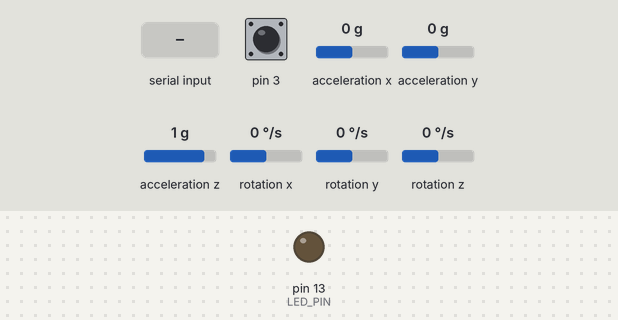
Bench run of a sketch on a simulated Arduino Leonardo, built with avr-gcc and run on an emulated ATmega32U4. Shown: output pins drawn as LEDs (lit = HIGH). Dashed ring = blinking. The inputs (shaded band) are chosen by the test bench; at power-on: acceleration x 0 g, acceleration y 0 g, acceleration z 1 g, rotation z 0 °/s, pin 3 HIGH, rotation x 0 °/s, rotation y 0 °/s. The sensor or clock chip raises its interrupt line as the real part does; what the sketch prints to the serial monitor is not drawn.

Above: at 0.8 s.
0.9 s: "1\n" received over Serial
At 1.58 s:
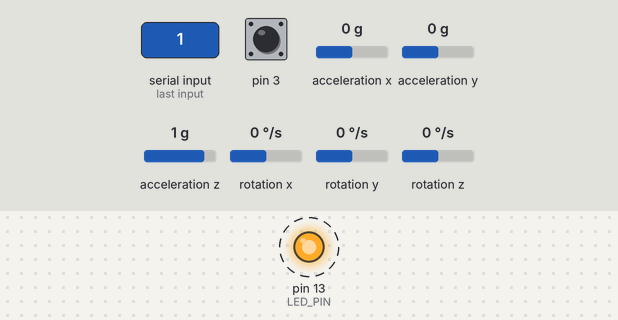
3.9 s: acceleration x set to -1.4 g
6.9 s: acceleration y set to -1.4 g
9.9 s: acceleration z set to -1.4 g
12.9 s: rotation z set to -192 °/s
15.9 s: pin 3 pulled LOW for 1 s
Timing chart, 0 to 19.9 s (numbered marks = the images above; inputs shaded):
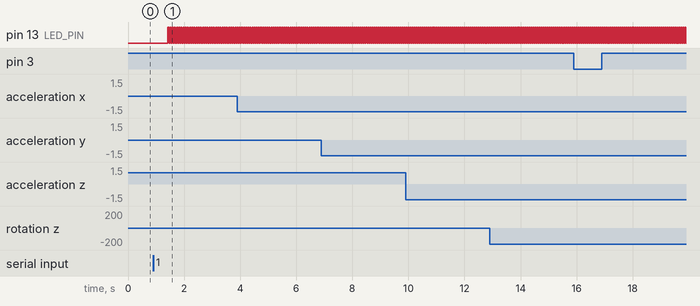

The sketch:

MPU6050_DMP6.ino
```cpp
// I2C device class (I2Cdev) demonstration Arduino sketch for MPU6050 class using DMP (MotionApps v2.0)
// 6/21/2012 by Jeff Rowberg <jeff@rowberg.net>
// Updates should (hopefully) always be available at https://github.com/jrowberg/i2cdevlib
//
// Changelog:
//      2013-05-08 - added seamless Fastwire support
//                 - added note about gyro calibration
//      2012-06-21 - added note about Arduino 1.0.1 + Leonardo compatibility error
//      2012-06-20 - improved FIFO overflow handling and simplified read process
//      2012-06-19 - completely rearranged DMP initialization code and simplification
//      2012-06-13 - pull gyro and accel data from FIFO packet instead of reading directly
//      2012-06-09 - fix broken FIFO read sequence and change interrupt detection to RISING
//      2012-06-05 - add gravity-compensated initial reference frame acceleration output
//                 - add 3D math helper file to DMP6 example sketch
//                 - add Euler output and Yaw/Pitch/Roll output formats
//      2012-06-04 - remove accel offset clearing for better results (thanks Sungon Lee)
//      2012-06-01 - fixed gyro sensitivity to be 2000 deg/sec instead of 250
//      2012-05-30 - basic DMP initialization working

/* ============================================
I2Cdev device library code is placed under the MIT license
Copyright (c) 2012 Jeff Rowberg

Permission is hereby granted, free of charge, to any person obtaining a copy
of this software and associated documentation files (the "Software"), to deal
in the Software without restriction, including without limitation the rights
to use, copy, modify, merge, publish, distribute, sublicense, and/or sell
copies of the Software, and to permit persons to whom the Software is
furnished to do so, subject to the following conditions:

The above copyright notice and this permission notice shall be included in
all copies or substantial portions of the Software.

THE SOFTWARE IS PROVIDED "AS IS", WITHOUT WARRANTY OF ANY KIND, EXPRESS OR
IMPLIED, INCLUDING BUT NOT LIMITED TO THE WARRANTIES OF MERCHANTABILITY,
FITNESS FOR A PARTICULAR PURPOSE AND NONINFRINGEMENT. IN NO EVENT SHALL THE
AUTHORS OR COPYRIGHT HOLDERS BE LIABLE FOR ANY CLAIM, DAMAGES OR OTHER
LIABILITY, WHETHER IN AN ACTION OF CONTRACT, TORT OR OTHERWISE, ARISING FROM,
OUT OF OR IN CONNECTION WITH THE SOFTWARE OR THE USE OR OTHER DEALINGS IN
THE SOFTWARE.
===============================================
*/

// I2Cdev and MPU6050 must be installed as libraries, or else the .cpp/.h files
// for both classes must be in the include path of your project
#include "I2Cdev.h"

#include "MPU6050_6Axis_MotionApps20.h"
//#include "MPU6050.h" // not necessary if using MotionApps include file

// Arduino Wire library is required if I2Cdev I2CDEV_ARDUINO_WIRE implementation
// is used in I2Cdev.h
#if I2CDEV_IMPLEMENTATION == I2CDEV_ARDUINO_WIRE
    #include "Wire.h"
#endif

// class default I2C address is 0x68
// specific I2C addresses may be passed as a parameter here
// AD0 low = 0x68 (default for SparkFun breakout and InvenSense evaluation board)
// AD0 high = 0x69
MPU6050 mpu;
//MPU6050 mpu(0x69); // <-- use for AD0 high

/* =========================================================================
   NOTE: In addition to connection 3.3v, GND, SDA, and SCL, this sketch
   depends on the MPU-6050's INT pin being connected to the Arduino's
   external interrupt #0 pin. On the Arduino Uno and Mega 2560, this is
   digital I/O pin 2.
 * ========================================================================= */

/* =========================================================================
   NOTE: Arduino v1.0.1 with the Leonardo board generates a compile error
   when using Serial.write(buf, len). The Teapot output uses this method.
   The solution requires a modification to the Arduino USBAPI.h file, which
   is fortunately simple, but annoying. This will be fixed in the next IDE
   release. For more info, see these links:

   http://arduino.cc/forum/index.php/topic,109987.0.html
   http://code.google.com/p/arduino/issues/detail?id=958
 * ========================================================================= */


// uncomment "OUTPUT_READABLE_QUATERNION" if you want to see the actual
// quaternion components in a [w, x, y, z] format (not best for parsing
// on a remote host such as Processing or something though)
//#define OUTPUT_READABLE_QUATERNION

// uncomment "OUTPUT_READABLE_EULER" if you want to see Euler angles
// (in degrees) calculated from the quaternions coming from the FIFO.
// Note that Euler angles suffer from gimbal lock (for more info, see
// http://en.wikipedia.org/wiki/Gimbal_lock)
#define OUTPUT_READABLE_EULER

// uncomment "OUTPUT_READABLE_YAWPITCHROLL" if you want to see the yaw/
// pitch/roll angles (in degrees) calculated from the quaternions coming
// from the FIFO. Note this also requires gravity vector calculations.
// Also note that yaw/pitch/roll angles suffer from gimbal lock (for
// more info, see: http://en.wikipedia.org/wiki/Gimbal_lock)
//#define OUTPUT_READABLE_YAWPITCHROLL

// uncomment "OUTPUT_READABLE_REALACCEL" if you want to see acceleration
// components with gravity removed. This acceleration reference frame is
// not compensated for orientation, so +X is always +X according to the
// sensor, just without the effects of gravity. If you want acceleration
// compensated for orientation, us OUTPUT_READABLE_WORLDACCEL instead.
//#define OUTPUT_READABLE_REALACCEL

// uncomment "OUTPUT_READABLE_WORLDACCEL" if you want to see acceleration
// components with gravity removed and adjusted for the world frame of
// reference (yaw is relative to initial orientation, since no magnetometer
// is present in this case). Could be quite handy in some cases.
//#define OUTPUT_READABLE_WORLDACCEL

// uncomment "OUTPUT_TEAPOT" if you want output that matches the
// format used for the InvenSense teapot demo
//#define OUTPUT_TEAPOT


#define LED_PIN 13 // (Arduino is 13, Teensy is 11, Teensy++ is 6)
bool blinkState = false;

// MPU control/status vars
bool dmpReady = false;  // set true if DMP init was successful
uint8_t mpuIntStatus;   // holds actual interrupt status byte from MPU
uint8_t devStatus;      // return status after each device operation (0 = success, !0 = error)
uint16_t packetSize;    // expected DMP packet size (default is 42 bytes)
uint16_t fifoCount;     // count of all bytes currently in FIFO
uint8_t fifoBuffer[64]; // FIFO storage buffer

// orientation/motion vars
Quaternion q;           // [w, x, y, z]         quaternion container
VectorInt16 aa;         // [x, y, z]            accel sensor measurements
VectorInt16 aaReal;     // [x, y, z]            gravity-free accel sensor measurements
VectorInt16 aaWorld;    // [x, y, z]            world-frame accel sensor measurements
VectorFloat gravity;    // [x, y, z]            gravity vector
float euler[3];         // [psi, theta, phi]    Euler angle container
float ypr[3];           // [yaw, pitch, roll]   yaw/pitch/roll container and gravity vector

// packet structure for InvenSense teapot demo
uint8_t teapotPacket[14] = { '$', 0x02, 0,0, 0,0, 0,0, 0,0, 0x00, 0x00, '\r', '\n' };


// ================================================================
// ===               INTERRUPT DETECTION ROUTINE                ===
// ================================================================

volatile bool mpuInterrupt = false;     // indicates whether MPU interrupt pin has gone high
void dmpDataReady() {
    mpuInterrupt = true;
}


// ================================================================
// ===                      INITIAL SETUP                       ===
// ================================================================

void setup() {
    // join I2C bus (I2Cdev library doesn't do this automatically)
    #if I2CDEV_IMPLEMENTATION == I2CDEV_ARDUINO_WIRE
        Wire.begin();
        TWBR = 24; // 400kHz I2C clock (200kHz if CPU is 8MHz)
    #elif I2CDEV_IMPLEMENTATION == I2CDEV_BUILTIN_FASTWIRE
        Fastwire::setup(400, true);
    #endif

    // initialize serial communication
    // (115200 chosen because it is required for Teapot Demo output, but it's
    // really up to you depending on your project)
    Serial.begin(115200);
    while (!Serial); // wait for Leonardo enumeration, others continue immediately

    // NOTE: 8MHz or slower host processors, like the Teensy @ 3.3v or Ardunio
    // Pro Mini running at 3.3v, cannot handle this baud rate reliably due to
    // the baud timing being too misaligned with processor ticks. You must use
    // 38400 or slower in these cases, or use some kind of external separate
    // crystal solution for the UART timer.

    // initialize device
    Serial.println(F("Initializing I2C devices..."));
    mpu.initialize();

    // verify connection
    Serial.println(F("Testing device connections..."));
    Serial.println(mpu.testConnection() ? F("MPU6050 connection successful") : F("MPU6050 connection failed"));

    // wait for ready
    Serial.println(F("\nSend any character to begin DMP programming and demo: "));
    while (Serial.available() && Serial.read()); // empty buffer
    while (!Serial.available());                 // wait for data
    while (Serial.available() && Serial.read()); // empty buffer again

    // load and configure the DMP
    Serial.println(F("Initializing DMP..."));
    devStatus = mpu.dmpInitialize();

    // supply your own gyro offsets here, scaled for min sensitivity
    mpu.setXGyroOffset(220);
    mpu.setYGyroOffset(76);
    mpu.setZGyroOffset(-85);
    mpu.setZAccelOffset(1788); // 1688 factory default for my test chip

    // make sure it worked (returns 0 if so)
    if (devStatus == 0) {
        // turn on the DMP, now that it's ready
        Serial.println(F("Enabling DMP..."));
        mpu.setDMPEnabled(true);

        // enable Arduino interrupt detection
        Serial.println(F("Enabling interrupt detection (Arduino external interrupt 0)..."));
        attachInterrupt(0, dmpDataReady, RISING);
        mpuIntStatus = mpu.getIntStatus();

        // set our DMP Ready flag so the main loop() function knows it's okay to use it
        Serial.println(F("DMP ready! Waiting for first interrupt..."));
        dmpReady = true;

        // get expected DMP packet size for later comparison
        packetSize = mpu.dmpGetFIFOPacketSize();
    } else {
        // ERROR!
        // 1 = initial memory load failed
        // 2 = DMP configuration updates failed
        // (if it's going to break, usually the code will be 1)
        Serial.print(F("DMP Initialization failed (code "));
        Serial.print(devStatus);
        Serial.println(F(")"));
    }

    // configure LED for output
    pinMode(LED_PIN, OUTPUT);
}


// ================================================================
// ===                    MAIN PROGRAM LOOP                     ===
// ================================================================

void loop() {
Serial.println("Entered loop " );

    // if programming failed, don't try to do anything
    if (!dmpReady) return;

Serial.println("dmp ready " );
    // wait for MPU interrupt or extra packet(s) available

    /*
    while (!mpuInterrupt && fifoCount < packetSize) {
        // other program behavior stuff here
        // .
        // .
        // .
        // if you are really paranoid you can frequently test in between other
        // stuff to see if mpuInterrupt is true, and if so, "break;" from the
        // while() loop to immediately process the MPU data
        // .
        // .
        // .
    }
*/
    // reset interrupt flag and get INT_STATUS byte
    mpuInterrupt = false;
    mpuIntStatus = mpu.getIntStatus();

    // get current FIFO count
    fifoCount = mpu.getFIFOCount();

    // check for overflow (this should never happen unless our code is too inefficient)
    if ((mpuIntStatus & 0x10) || fifoCount == 1024) {
        // reset so we can continue cleanly
        mpu.resetFIFO();
        Serial.println(F("FIFO overflow!"));

    // otherwise, check for DMP data ready interrupt (this should happen frequently)
    } else if (mpuIntStatus & 0x02) {
        // wait for correct available data length, should be a VERY short wait
        while (fifoCount < packetSize) fifoCount = mpu.getFIFOCount();

        // read a packet from FIFO
        mpu.getFIFOBytes(fifoBuffer, packetSize);

        // track FIFO count here in case there is > 1 packet available
        // (this lets us immediately read more without waiting for an interrupt)
        fifoCount -= packetSize;

        #ifdef OUTPUT_READABLE_QUATERNION
            // display quaternion values in easy matrix form: w x y z
            mpu.dmpGetQuaternion(&q, fifoBuffer);
            Serial.print("quat\t");
            Serial.print(q.w);
            Serial.print("\t");
            Serial.print(q.x);
            Serial.print("\t");
            Serial.print(q.y);
            Serial.print("\t");
            Serial.println(q.z);
        #endif

        #ifdef OUTPUT_READABLE_EULER
            // display Euler angles in degrees
            mpu.dmpGetQuaternion(&q, fifoBuffer);
            mpu.dmpGetEuler(euler, &q);
            Serial.print("euler\t");
            Serial.print(euler[0] * 180/M_PI);
            Serial.print("\t");
            Serial.print(euler[1] * 180/M_PI);
            Serial.print("\t");
            Serial.println(euler[2] * 180/M_PI);
        #endif

        #ifdef OUTPUT_READABLE_YAWPITCHROLL
            // display Euler angles in degrees
            mpu.dmpGetQuaternion(&q, fifoBuffer);
            mpu.dmpGetGravity(&gravity, &q);
            mpu.dmpGetYawPitchRoll(ypr, &q, &gravity);
            Serial.print("ypr\t");
            Serial.print(ypr[0] * 180/M_PI);
            Serial.print("\t");
            Serial.print(ypr[1] * 180/M_PI);
            Serial.print("\t");
            Serial.println(ypr[2] * 180/M_PI);
        #endif

        #ifdef OUTPUT_READABLE_REALACCEL
            // display real acceleration, adjusted to remove gravity
            mpu.dmpGetQuaternion(&q, fifoBuffer);
            mpu.dmpGetAccel(&aa, fifoBuffer);
            mpu.dmpGetGravity(&gravity, &q);
            mpu.dmpGetLinearAccel(&aaReal, &aa, &gravity);
            Serial.print("areal\t");
            Serial.print(aaReal.x);
            Serial.print("\t");
            Serial.print(aaReal.y);
            Serial.print("\t");
            Serial.println(aaReal.z);
        #endif

        #ifdef OUTPUT_READABLE_WORLDACCEL
            // display initial world-frame acceleration, adjusted to remove gravity
            // and rotated based on known orientation from quaternion
            mpu.dmpGetQuaternion(&q, fifoBuffer);
            mpu.dmpGetAccel(&aa, fifoBuffer);
            mpu.dmpGetGravity(&gravity, &q);
            mpu.dmpGetLinearAccel(&aaReal, &aa, &gravity);
            mpu.dmpGetLinearAccelInWorld(&aaWorld, &aaReal, &q);
            Serial.print("aworld\t");
            Serial.print(aaWorld.x);
            Serial.print("\t");
            Serial.print(aaWorld.y);
            Serial.print("\t");
            Serial.println(aaWorld.z);
        #endif

        #ifdef OUTPUT_TEAPOT
            // display quaternion values in InvenSense Teapot demo format:
            teapotPacket[2] = fifoBuffer[0];
            teapotPacket[3] = fifoBuffer[1];
            teapotPacket[4] = fifoBuffer[4];
            teapotPacket[5] = fifoBuffer[5];
            teapotPacket[6] = fifoBuffer[8];
            teapotPacket[7] = fifoBuffer[9];
            teapotPacket[8] = fifoBuffer[12];
            teapotPacket[9] = fifoBuffer[13];
            Serial.write(teapotPacket, 14);
            teapotPacket[11]++; // packetCount, loops at 0xFF on purpose
        #endif

        // blink LED to indicate activity
        blinkState = !blinkState;
        digitalWrite(LED_PIN, blinkState);
    }
}
```

Measured:
- after the input at 0.9 s, pin 13 (LED_PIN): alternates HIGH for 0.01 s and LOW for 0.01 s, starting after 0.52 s
